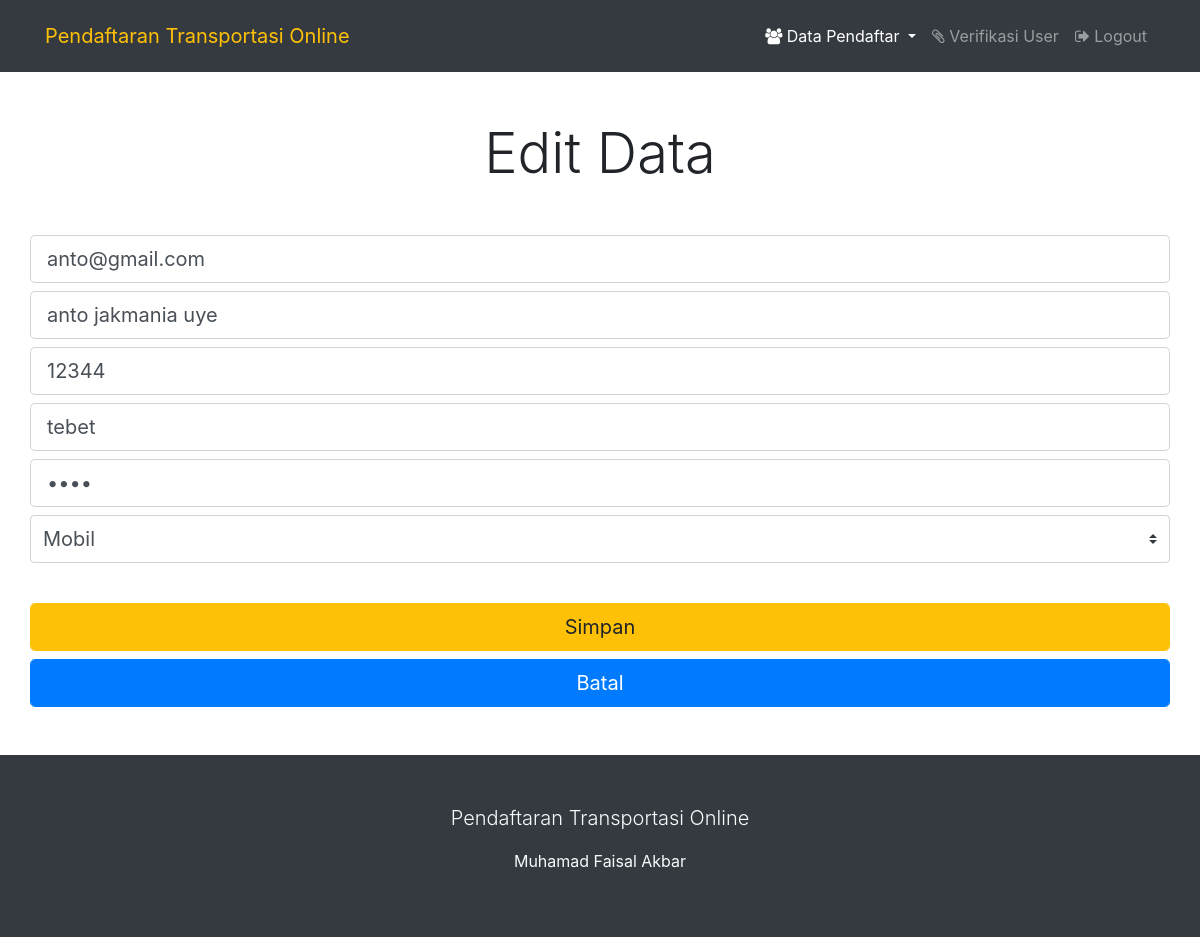
Page /admin/edit-data.php?email=anto@gmail.com (signed in) on the committed database.
### tables this page shows
CREATE TABLE IF NOT EXISTS `pendaftar` (
  `email` varchar(50) NOT NULL,
  `nama` varchar(50) NOT NULL,
  `nomor` varchar(15) NOT NULL,
  `kota` varchar(20) NOT NULL,
  `password` varchar(30) NOT NULL,
  `flowtype` varchar(5) NOT NULL,
  `sim` varchar(100) NOT NULL,
  `ktp` varchar(100) NOT NULL,
  `skck` varchar(100) NOT NULL,
  `stnk` varchar(100) NOT NULL,
  `rekening` varchar(100) NOT NULL
);

### admin/edit-data.php (the view, shortened to what this page needs)
<?php
  require_once('header.php');
  include_once('../config.php');
  if(isset($_GET['email'])){
    $email = $_GET['email'];
    $query = "SELECT * FROM pendaftar WHERE email = '$email';";
    $hasil = mysqli_query($koneksi, $query);
?>
<div class="container my-5">
  <p class="display-4 text-center my-5">
    Edit Data
  </p>
  <form action="../includes/edit-data.php?email=<?=$_GET['email']?>" method="POST" accept-charset="utf-8">
    <?php
    while($data = mysqli_fetch_array($hasil)){
      $flowtype = $data['flowtype'];
    ?>
    <div class="form-group my-2 row">
      <input class="form-control form-control-lg" type="email" placeholder="Email" required="" name="email" value="<?=$data['email']?>">
    </div>
    <div class="form-group my-2 row">
      <input class="form-control form-control-lg" type="text" placeholder="Nama Lengkap" required="" name="nama" value="<?=$data['nama']?>">
    </div>
    <div class="form-group my-2 row">
      <input class="form-control form-control-lg" type="text" placeholder="Nomor Telepon" name="nomor" required="" value="<?=$data['nomor']?>">
    </div>
    <div class="form-group my-2 row">
      <input class="form-control form-control-lg" type="text" placeholder="Kota" name="kota" required="" value="<?=$data['kota']?>">
    </div>
    <div class="form-group my-2 row">
      <input class="form-control form-control-lg" type="password" placeholder="Password" name="password" required="" value="<?=$data['password']?>">
    </div>
    <div class="form-group my-2 row">
      <select class="custom-select form-control-lg" name="flowtype" required="">
        <option value="mobil"
        <?php
        if($flowtype == 'mobil'){
          echo "selected";
        }
        ?>
        >Mobil</option>
      </select>
    </div>
    <br>
    <div class="my-2 row">
      <button type="submit" class="btn btn-lg btn-warning form-control btn-block" name="edit">Simpan</button>
      <a class="btn btn-lg btn-primary form-control btn-block" href="data-pendaftar.php">Batal</a>
    </div>
    <?php
    }
    ?>
  </form>
</div>
<?php
  require_once('footer.php');
}else{
  halaman_tidak_ditemukan();
}
?>

### rows in the picture
pendaftar: email "anto@gmail.com", nama "anto jakmania uye", nomor "12344", kota "tebet", flowtype "Mobil"
